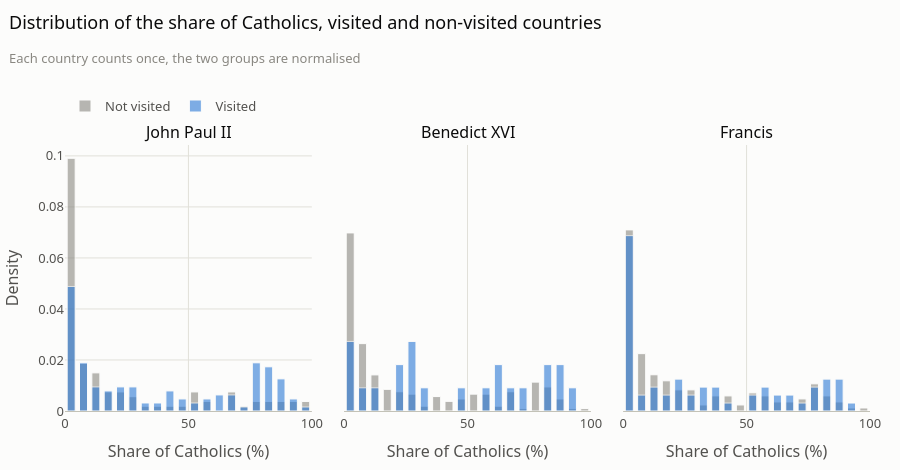

Write notebook code for a chart like this one.
### Markdown cell above
The table confirms that popes are more likely to visit countries with a Christian and in particular a Catholic majority. The large percentages for a Christian majority are not completely surprising, as Protestant countries such as the US or Germany also have an important Catholic population, albeit in minority.

#### Distribution of the share of Catholics

The means can hide very different situations. We compare the whole distribution of the share of Catholics in the visited and in the non-visited countries. Each country counts once, and the histograms are normalised so that both groups can be compared despite their different sizes.

### Code cell
fig = make_subplots(rows=1, cols=3, subplot_titles=POPES, shared_yaxes=True, horizontal_spacing=0.04)
for column, pope in enumerate(POPES, start=1):
    table = countries[countries["pope"] == pope]
    for status, color, is_visited in [("Not visited", g.GRIS, False), ("Visited", g.COULEURS[0], True)]:
        fig.add_histogram(x=table.loc[table["visited"] == is_visited, "catholics"].dropna(),
                          xbins=dict(start=0, end=100, size=5), histnorm="probability density",
                          name=status, legendgroup=status, showlegend=column == 1,
                          marker=dict(color=color, line=dict(color=g.FOND, width=1)), opacity=0.6,
                          hovertemplate=status + ", %{x} %<extra></extra>", row=1, col=column)
fig.update_layout(barmode="overlay", legend_y=1.09)
fig.update_xaxes(title="Share of Catholics (%)", range=[0, 100], showgrid=True)
fig.update_yaxes(title_text="Density", showgrid=True, col=1)
g.titre(fig, "Distribution of the share of Catholics, visited and non-visited countries",
        "Each country counts once, the two groups are normalised", hauteur=470, marge_haute=30)
fig.show()

### Figure 1 — Plotly figure (JSON) as saved in the notebook; plotly's stock layout.template omitted (floating-point values rounded to 4 significant figures; data arrays with more than 128 entries replaced by an {"elided": "..."} marker saying what was removed)
{"data": [{"histnorm": "probability density", "hovertemplate": "Not visited, %{x} %<extra></extra>", "legendgroup": "Not visited", "marker": {"color": "#898781", "line": {"color": "#fcfcfb", "width": 1}}, "name": "Not visited", "opacity": 0.6, "showlegend": true, "type": "histogram", "x": [2.591, 28.17, 9.283, 0.2337, 0.2171, 10.23, 0.1017, 20.69, 3.614, 52.32, 77.85, 0.1291, 10.49, 5.399, 85.57, 21.41, 68.72, 3.862, 5.363, 58.95, 0.004464, 0.8655, 97.41, 4.464, 2.478, 20.1, 0.01581, 1.554, 2.57, 5.847, 31.33, 5.538, 15.52, 35.48, 10.16, 0.1538, 0.4193, 4.119, 96.12, 3.103, 14.39, 11.14, 0.008459, 10.25, 0.0007688, 0.0001126, 0.01846, 72.1, 53.99, 1.111, 48.66, 81.57, 57.1, 8.888, 6.532, 10.02, 68.67, 0.01657, 15.18, 67.96, 76.29, 2.573, 4.714, 0.009721, 85.79, 21.75, 15.88, 50.25, 0.5804, 0.0673, 1.953, 1.566, 0.1802, 0.05244, 90.42, 0.3754, 26.73, 1.788, 28.93, 0.2496, 6.198, 93.84, 0.218, 1.614, 0.492, 15.49, 14.21, 4.399, 0.7368, 2.524, 0.7428, 0.005918, 42.89, 0.2325, 0.08683, 1.505, 1.285, 1.164, 0.0, 50.07, 0.1703, 68.08, 0.9417, 80.53, 9.267, 8.065, 0.3715], "xaxis": "x", "xbins": {"end": 100, "size": 5, "start": 0}, "yaxis": "y"}, {"histnorm": "probability density", "hovertemplate": "Visited, %{x} %<extra></extra>", "legendgroup": "Visited", "marker": {"color": "#2a78d6", "line": {"color": "#fcfcfb", "width": 1}}, "name": "Visited", "opacity": 0.6, "showlegend": true, "type": "histogram", "x": [25.59, 68.61, 8.353, 0.1939, 22.39, 1.625, 25.2, 1.434, 84.28, 79.97, 4.756, 59.23, 0.2995, 15.42, 21.84, 1.259, 9.588, 26.07, 26.87, 9.186, 0.3117, 84.22, 91.67, 0.002847, 85.12, 85.66, 77.24, 0.4254, 22.65, 0.8922, 40.16, 47.26, 29.79, 0.5059, 82.68, 44.55, 0.7028, 73.25, 7.666, 30.86, 10.15, 24.18, 78.25, 82.76, 46.01, 52.37, 81.43, 4.706, 17.67, 45.22, 64.56, 2.482, 84.68, 55.7, 13.68, 63.85, 1.392, 13.47, 89.4, 0.2143, 8.844, 35.93, 40.86, 8.972, 0.09983, 93.29, 14.79, 0.3553, 79.7, 81.38, 0.7342, 44.87, 6.376, 24.83, 80.51, 89.99, 55.12, 88.88, 78.25, 88.93, 2.279, 3.277, 67.86, 86.08, 61.62, 10.72, 69.94, 19.12, 5.82, 83.31, 7.447, 7.54, 4.035, 17.28, 44.0, 77.3, 76.81, 27.34, 82.8, 77.56, 85.93, 0.05494, 53.92, 79.34, 80.52, 34.31, 5.387, 90.39, 6.507, 18.74, 77.04, 68.32, 21.97, 1.044, 0.6222, 4.49, 95.17, 0.2633, 3.739, 0.5351, 36.89, 0.1741, 61.19, 78.54, 75.57, 10.77, 0.6059], "xaxis": "x", "xbins": {"end": 100, "size": 5, "start": 0}, "yaxis": "y"}, {"histnorm": "probability density", "hovertemplate": "Not visited, %{x} %<extra></extra>", "legendgroup": "Not visited", "marker": {"color": "#898781", "line": {"color": "#fcfcfb", "width": 1}}, "name": "Not visited", "opacity": 0.6, "showlegend": false, "type": "histogram", "x": {"elided": "212 float values"}, "xaxis": "x2", "xbins": {"end": 100, "size": 5, "start": 0}, "yaxis": "y2"}, {"histnorm": "probability density", "hovertemplate": "Visited, %{x} %<extra></extra>", "legendgroup": "Visited", "marker": {"color": "#2a78d6", "line": {"color": "#fcfcfb", "width": 1}}, "name": "Visited", "opacity": 0.6, "showlegend": false, "type": "histogram", "x": [22.58, 27.9, 93.14, 58.25, 80.74, 25.5, 86.76, 2.338, 1.271, 14.15, 60.85, 49.74, 66.22, 0.05025, 31.18, 87.52, 81.71, 71.61, 24.4, 29.84, 63.26, 9.078], "xaxis": "x2", "xbins": {"end": 100, "size": 5, "start": 0}, "yaxis": "y2"}, {"histnorm": "probability density", "hovertemplate": "Not visited, %{x} %<extra></extra>", "legendgroup": "Not visited", "marker": {"color": "#898781", "line": {"color": "#fcfcfb", "width": 1}}, "name": "Not visited", "opacity": 0.6, "showlegend": false, "type": "histogram", "x": {"elided": "169 float values"}, "xaxis": "x3", "xbins": {"end": 100, "size": 5, "start": 0}, "yaxis": "y3"}, {"histnorm": "probability density", "hovertemplate": "Visited, %{x} %<extra></extra>", "legendgroup": "Visited", "marker": {"color": "#2a78d6", "line": {"color": "#fcfcfb", "width": 1}}, "name": "Visited", "opacity": 0.6, "showlegend": false, "type": "histogram", "x": [11.23, 82.06, 35.6, 0.2245, 1.574, 27.23, 0.007474, 77.0, 0.2016, 57.84, 1.014, 73.42, 1.035, 80.63, 0.7342, 37.37, 81.25, 85.61, 0.5631, 0.05003, 15.26, 92.59, 32.28, 50.55, 0.02793, 79.59, 24.81, 16.22, 59.63, 0.05462, 81.53, 8.199, 11.92, 76.85, 1.602, 22.37, 0.3744, 0.1789, 65.27, 42.42, 85.78, 63.05, 0.5861, 11.54, 87.0, 2.855, 52.7, 6.099, 34.71, 4.834, 87.96, 57.54, 39.63, 32.73, 0.7096, 2.953, 64.56, 25.44, 1.584, 23.61, 1.223, 65.82, 1.277, 22.88], "xaxis": "x3", "xbins": {"end": 100, "size": 5, "start": 0}, "yaxis": "y3"}], "layout": {"annotations": [{"font": {"size": 16}, "showarrow": false, "text": "John Paul II", "x": 0.1533, "xanchor": "center", "xref": "paper", "y": 1.0, "yanchor": "bottom", "yref": "paper"}, {"font": {"size": 16}, "showarrow": false, "text": "Benedict XVI", "x": 0.5, "xanchor": "center", "xref": "paper", "y": 1.0, "yanchor": "bottom", "yref": "paper"}, {"font": {"size": 16}, "showarrow": false, "text": "Francis", "x": 0.8467, "xanchor": "center", "xref": "paper", "y": 1.0, "yanchor": "bottom", "yref": "paper"}], "barmode": "overlay", "height": 470, "legend": {"title": {"text": ""}, "y": 1.09}, "margin": {"t": 145}, "title": {"subtitle": {"font": {"color": "#898781", "size": 13}, "text": "Each country counts once, the two groups are normalised"}, "text": "Distribution of the share of Catholics, visited and non-visited countries"}, "xaxis": {"anchor": "y", "domain": [0.0, 0.3067], "range": [0, 100], "showgrid": true, "title": {"text": "Share of Catholics (%)"}}, "xaxis2": {"anchor": "y2", "domain": [0.3467, 0.6533], "range": [0, 100], "showgrid": true, "title": {"text": "Share of Catholics (%)"}}, "xaxis3": {"anchor": "y3", "domain": [0.6933, 1.0], "range": [0, 100], "showgrid": true, "title": {"text": "Share of Catholics (%)"}}, "yaxis": {"anchor": "x", "domain": [0.0, 1.0], "showgrid": true, "title": {"text": "Density"}}, "yaxis2": {"anchor": "x2", "domain": [0.0, 1.0], "matches": "y", "showticklabels": false}, "yaxis3": {"anchor": "x3", "domain": [0.0, 1.0], "matches": "y", "showticklabels": false}}}
